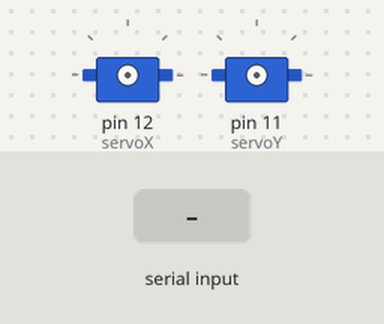
Recording of a sketch running on a simulated Arduino Uno, built with avr-gcc and run on an emulated ATmega328P. Shown: 2 × servo. The test bench sets the inputs (shaded band).

Above: at 1.2 s.
1.3 s: "a" received over Serial
2.8 s: "d" received over Serial
At 3.4 s:
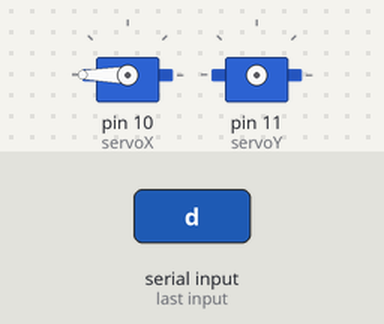
4.3 s: "w" received over Serial
5.8 s: "s" received over Serial
At 6.8 s:
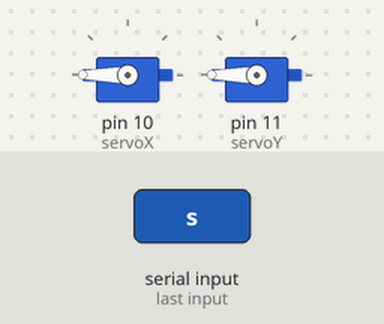
7.3 s: "j" received over Serial
At 8.0 s:
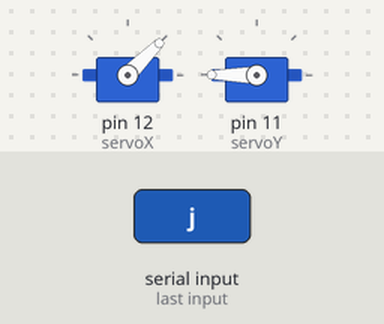
8.8 s: "w" received over Serial
At 9.1 s:
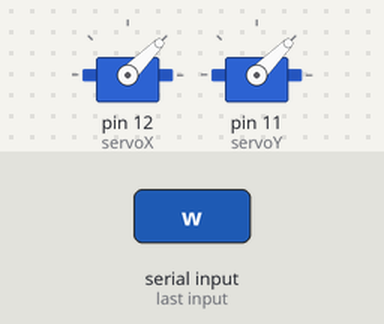
Timing chart, 0 to 11.3 s (numbered marks = the images above; inputs shaded):
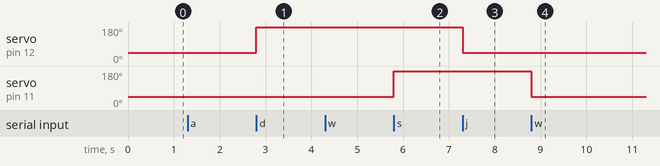

Measured:
- after the input at 2.8 s, servo on pin 12 (servoX): 45° → 180° at once
- after the input at 5.8 s, servo on pin 11 (servoY): 45° → 180° at once
- after the input at 7.3 s, servo on pin 12 (servoX): 180° → 45° at once
- after the input at 8.8 s, servo on pin 11 (servoY): 180° → 45° at once

The sketch:

Calibration.ino
```cpp
#include <Servo.h>
Servo servoX; // Define our Servo
Servo servoY;

int incomingByte = 0; // almacena el dato serie

void setup()
{

   Serial.begin(9600);
}

void loop()
{
      // envía datos sólo si los recibe:
    if (Serial.available() > 0) {
      char inChar = (char)Serial.read();
        if( inChar == 'a'){
          servoX.attach(10);
          servoX.write(45);
        }
        else if( inChar == 'd'){
          servoX.attach(10);
          servoX.write(180);
        }
        else if( inChar == 'w'){
          servoY.attach(11);
          servoY.write(45);
        }
        else if( inChar == 's'){
          servoY.attach(11);
          servoY.write(180);
        }
        else if( inChar == 'x'){
          servoX.detach();
          servoY.detach();
        }
        else if( inChar == 'u'){
         servoX.attach(12);
         servoX.write(180);
        }
        else if( inChar == 'j'){
         servoX.attach(12);
         servoX.write(45);
        }

    }

}
```
